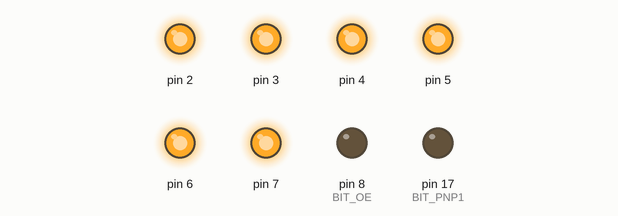
The sketch below on a simulated Arduino Uno, built for the host (arithmetic inside an expression is 32-bit, double 64-bit). Parts: output pins drawn as LEDs (lit = HIGH). Pins used as bus, display or sensor lines are not drawn. At 0.0 s the program stops and its outputs stay as they are.

Above: at 0.1 s.
Timing chart, 0 to 1.5 s (numbered marks = the images above):
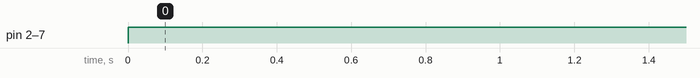

The sketch:

code3.ino
```cpp
//d0,d1 serial
//d2~d7 6 io 74hc595
#define DDR_595_6 DDRD
#define PORT_595_6 PORTD

//b0 b1 b2 clk + st + oe 74hc595
#define DDR_CLK DDRB
#define PORT_CLK PORTB
#define BIT_CLK _BV(1)

#define DDR_OE DDRB
#define PORT_OE PORTB
#define BIT_OE _BV(0)

#define DDR_PNP1 DDRC
#define PORT_PNP1 PORTC
#define BIT_PNP1 _BV(3)

#define DDR_PNP2 DDRB
#define PORT_PNP2 PORTB
#define BIT_PNP2 _BV(2)

PROGMEM prog_uint8_t data[] = {


//11111111,11111111,11111111,11111111,11111111,11111111
0xFF,0xFF,0xFF,0xFF,0xFF,0xFF,
//11111111,11111111,11111111,11111111,11111111,11111111
0xFF,0xFF,0xFF,0xFF,0xFF,0xFF,
//11111111,11111111,11111111,11111111,11111111,11111111
0xFF,0xFF,0xFF,0xFF,0xFF,0xFF,
//11111111,11111111,11111111,11111111,11111111,11111111
0xFF,0xFF,0xFF,0xFF,0xFF,0xFF,
//11111111,11111111,11111111,11111111,11111111,11111111
0xFF,0xFF,0xFF,0xFF,0xFF,0xFF,
//11111111,11111111,11111111,11111111,11111111,11111111
0xFF,0xFF,0xFF,0xFF,0xFF,0xFF,
//11111111,11111111,11111111,11111111,11111111,11111111
0xFF,0xFF,0xFF,0xFF,0xFF,0xFF,
//11111111,11111111,11111111,11111111,11111111,11111111
0xFF,0xFF,0xFF,0xFF,0xFF,0xFF,
//11111111,11111111,11111111,11111111,11111111,11111111
0xFF,0xFF,0xFF,0xFF,0xFF,0xFF,
//11111111,11111111,11111111,11111111,11111111,11111111
0xFF,0xFF,0xFF,0xFF,0xFF,0xFF,
//11111111,11111111,11111111,11111111,11111111,11111111
0xFF,0xFF,0xFF,0xFF,0xFF,0xFF,
//11111111,11111111,11111111,11111111,11111111,11111111
0xFF,0xFF,0xFF,0xFF,0xFF,0xFF,
//11111111,11111111,11111111,11111111,11111111,11111111
0xFF,0xFF,0xFF,0xFF,0xFF,0xFF,
//11111111,11111111,11111111,11111111,11111111,11111111
0xFF,0xFF,0xFF,0xFF,0xFF,0xFF,
//11111111,11111111,11111111,11111111,11111111,11111111
0xFF,0xFF,0xFF,0xFF,0xFF,0xFF,
//11111111,11111111,11111111,11111111,11111111,11111111
0xFF,0xFF,0xFF,0xFF,0xFF,0xFF,
//11111111,11111111,11111111,11111111,11111111,11111111
0xFF,0xFF,0xFF,0xFF,0xFF,0xFF,
//11111111,11111111,11111111,11111111,11111111,11111111
0xFF,0xFF,0xFF,0xFF,0xFF,0xFF,
//11111111,11111111,11111111,11111111,11111111,11111111
0xFF,0xFF,0xFF,0xFF,0xFF,0xFF,
//11111111,11111111,11111111,11111111,11111111,11111111
0xFF,0xFF,0xFF,0xFF,0xFF,0xFF,
//11111111,11111111,11111111,11111111,11111111,11111111
0xFF,0xFF,0xFF,0xFF,0xFF,0xFF,
//11111111,11111111,11111111,11111111,11111111,11111111
0xFF,0xFF,0xFF,0xFF,0xFF,0xFF,
//11111111,11111111,11111111,11111111,11111111,11111111
0xFF,0xFF,0xFF,0xFF,0xFF,0xFF,
//11111111,11111111,11111111,11111111,11111111,11111111
0xFF,0xFF,0xFF,0xFF,0xFF,0xFF,
//11111111,11111111,11111111,11111111,11111111,11111111
0xFF,0xFF,0xFF,0xFF,0xFF,0xFF,
//11111111,11111111,11111111,11111111,11111111,11111111
0xFF,0xFF,0xFF,0xFF,0xFF,0xFF,
//11111111,11111111,11111111,11111111,11111111,11111111
0xFF,0xFF,0xFF,0xFF,0xFF,0xFF,
//11111111,11111111,11111111,11111111,11111111,11111111
0xFF,0xFF,0xFF,0xFF,0xFF,0xFF,
//11111111,11111111,11111111,11111111,11111111,11111111
0xFF,0xFF,0xFF,0xFF,0xFF,0xFF,
//11111111,11111111,11111111,11111111,11111111,11111111
0xFF,0xFF,0xFF,0xFF,0xFF,0xFF,
//11111111,11111111,11111111,11111111,11111111,11111111
0xFF,0xFF,0xFF,0xFF,0xFF,0xFF,
//11111111,11111111,11111111,11111111,11111111,11111111
0xFF,0xFF,0xFF,0xFF,0xFF,0xFF,
//11111111,11111111,11111111,11111111,11111111,11111111
0xFF,0xFF,0xFF,0xFF,0xFF,0xFF,
//11111111,11111111,11111111,11111111,11111111,11111111
0xFF,0xFF,0xFF,0xFF,0xFF,0xFF,
//11111111,11111111,11111111,11111111,11111111,11111111
0xFF,0xFF,0xFF,0xFF,0xFF,0xFF,
//11111111,11111111,11111111,11111111,11111111,11111111
0xFF,0xFF,0xFF,0xFF,0xFF,0xFF,
//11111111,11111111,11111111,11111111,11111111,11111111
0xFF,0xFF,0xFF,0xFF,0xFF,0xFF,
//11111111,11111111,11111111,11111111,11111111,11111111
0xFF,0xFF,0xFF,0xFF,0xFF,0xFF,
//11111111,11111111,11111111,11111111,11111111,11111111
0xFF,0xFF,0xFF,0xFF,0xFF,0xFF,
//11111111,11111111,11111111,11111111,11111111,11111111
0xFF,0xFF,0xFF,0xFF,0xFF,0xFF,
//11111111,11111111,11111111,11111111,11111111,11111111
0xFF,0xFF,0xFF,0xFF,0xFF,0xFF,
//11111111,11111111,11111111,11111111,11111111,11111111
0xFF,0xFF,0xFF,0xFF,0xFF,0xFF,
//11111111,11111111,11111111,11111111,11111111,11111111
0xFF,0xFF,0xFF,0xFF,0xFF,0xFF,
//11111111,11111111,11111111,11111111,11111111,11111111
0xFF,0xFF,0xFF,0xFF,0xFF,0xFF,
//11111111,11111111,11111111,11111111,11111111,11111111
0xFF,0xFF,0xFF,0xFF,0xFF,0xFF,
//11111111,11111111,11111111,11111111,11111111,11111111
0xFF,0xFF,0xFF,0xFF,0xFF,0xFF,
//11111111,11111111,11111111,11111111,11111111,11111111
0xFF,0xFF,0xFF,0xFF,0xFF,0xFF,
//11111111,11111111,11111111,11111111,11111111,11111111
0xFF,0xFF,0xFF,0xFF,0xFF,0xFF,


/*
B00000001,B00000000,B00000000,B00000000,B00000000,B00000000,//00
B00000010,B00000000,B00000000,B00000000,B00000000,B00000000,//01
B00000100,B00000000,B00000000,B00000000,B00000000,B00000000,//02
B00001000,B00000000,B00000000,B00000000,B00000000,B00000000,//03
B00010000,B00000000,B00000000,B00000000,B00000000,B00000000,//04
B00100000,B00000000,B00000000,B00000000,B00000000,B00000000,//05
B01000000,B00000000,B00000000,B00000000,B00000000,B00000000,//06
B10000000,B00000000,B00000000,B00000000,B00000000,B00000000,//07
B00000000,B00000001,B00000000,B00000000,B00000000,B00000000,//08
B00000000,B00000010,B00000000,B00000000,B00000000,B00000000,//09
B00000000,B00000100,B00000000,B00000000,B00000000,B00000000,//10
B00000000,B00001000,B00000000,B00000000,B00000000,B00000000,//11
B00000000,B00010000,B00000000,B00000000,B00000000,B00000000,//12
B00000000,B00100000,B00000000,B00000000,B00000000,B00000000,//13
B00000000,B01000000,B00000000,B00000000,B00000000,B00000000,//14
B00000000,B10000000,B00000000,B00000000,B00000000,B00000000,//15
B00000000,B00000000,B00000001,B00000000,B00000000,B00000000,//16
B00000000,B00000000,B00000010,B00000000,B00000000,B00000000,//17
B00000000,B00000000,B00000100,B00000000,B00000000,B00000000,//18
B00000000,B00000000,B00001000,B00000000,B00000000,B00000000,//19
B00000000,B00000000,B00010000,B00000000,B00000000,B00000000,//20
B00000000,B00000000,B00100000,B00000000,B00000000,B00000000,//21
B00000000,B00000000,B01000000,B00000000,B00000000,B00000000,//22
B00000000,B00000000,B10000000,B00000000,B00000000,B00000000,//23
B00000000,B00000000,B00000000,B00000001,B00000000,B00000000,//24
B00000000,B00000000,B00000000,B00000010,B00000000,B00000000,//25
B00000000,B00010000,B00000000,B00000100,B00000000,B00000000,//26
B00000000,B00010000,B00000000,B00001000,B00000000,B00000000,//27
B00000000,B00010000,B00000000,B00010000,B00000000,B00000000,//28
B00000000,B00010000,B00000000,B00100000,B00000000,B00000000,//29
B00000000,B11111111,B00000000,B01000000,B00000000,B00000000,//30
B00000000,B00010000,B00000000,B10000000,B00000000,B00000000,//31
B00000000,B00010000,B00000000,B00000000,B00000001,B00000000,//32
B00000000,B00010000,B00000000,B00000000,B00000010,B00000000,//33
B00000000,B00010000,B00000000,B00000000,B00000100,B00000000,//34
B00000000,B00000000,B00000000,B00000000,B00001000,B00000000,//35
B00000000,B00000000,B00000000,B00000000,B00010000,B00000000,//36
B00000000,B00000000,B00000000,B00000000,B00100000,B00000000,//37
B00000000,B00000000,B00000000,B00000000,B01000000,B00000000,//38
B00000000,B00000000,B00000000,B00000000,B10000000,B00000000,//39
B00000000,B00000000,B00000000,B00000000,B00000000,B00000001,//40
B00000000,B00000000,B00000000,B00000000,B00000000,B00000010,//41
B00000000,B00000000,B00000000,B00000000,B00000000,B00000100,//42
B00000000,B00000000,B00000000,B00000000,B00000000,B00001000,//43
B00000000,B00000000,B00000000,B00000000,B00000000,B00010000,//44
B00000000,B00000000,B00000000,B00000000,B00000000,B00100000,//45
B00000000,B00000000,B00000000,B00000000,B00000000,B01000000,//46
B00000000,B00000000,B00000000,B00000000,B00000000,B10000000,//47
*/
};

uint8_t buff[384];

void setup() {
    //pgm_read_byte_near(data0);
	TCCR1A = 0;
	TCCR1B = 1;
	TCCR1C = 0;
	TIMSK1 = 0;
	DDR_595_6 = B11111100;
	DDR_CLK |= BIT_CLK;
	DDR_OE |= BIT_OE;
	DDR_PNP1 |= BIT_PNP1;

	for(uint16_t i=0;i<48;i++)
	{
		for(uint8_t t = 0;t<6;t++)
		{
			buff[i*8+t] = pgm_read_byte_near(data+i*6+t);
		}
		Conv(buff+i*8);
	}
}


void loop() {
    while(true)
    {

	for(uint16_t i=0;i<48;i++)
	{
	TCNT1 = 0;
        SendLine(buff+i*8);
	while(TCNT1<9000);
	PORT_PNP1 |= BIT_PNP1;//PNP on H
	PORT_OE &= ~BIT_OE;//OE on L
	while(TCNT1<10000);
	PORT_PNP1 &= ~BIT_PNP1;//PNP disable L
	PORT_OE |= BIT_OE;//OE disable H
	}
    }
}

// 24*12 12bit width /8word
//buff : 8*12*8 = 768 byte
/*uint8_t buff[768];
void start()
{
	TCCR1A = 0;
	TCCR1B = 5;
	TCCR1C = 0;
	TIMSK1 = 0;
  while(true)//1s
  {
    TCNT1 = 0;
    //proc();
    Time t;
    GetTime(&t);

    //drawImg();

    //Conv();
    for(uint16_t i=0;i<768;i+=8)
    {
      Conv(buff+i);
    }


    while(TCNT1<15625)
    {
      //draw();
    }
  }
}
*/

void SendLine(uint8_t* data)
{
	PORT_CLK &= ~BIT_CLK;
        uint8_t* idx = data + 8;
	for(uint8_t i=0;i<8;i++)
	{
                idx--;
		PORT_595_6 = *idx;//setData bit0.1 is usart use bit2~7
		PORT_CLK |= BIT_CLK; //shift clock up
		PORT_CLK &= ~BIT_CLK; //shift clock down
	}
	PORT_CLK |= BIT_CLK; //shift clock up
	PORT_CLK &= ~BIT_CLK; //shift clock down
}

void Conv(uint8_t* data) // 6->8
{
  //                               7                       6                       5                       4                       3                       2  1  0
  uint8_t b0 = ((data[5]&_BV(7))   ) | ((data[4]&_BV(0))<<6) | ((data[3]&_BV(7))>>2) | ((data[2]&_BV(0))<<4) | ((data[1]&_BV(7))>>4) | ((data[0]&_BV(0))<<2) |0 |0;
  uint8_t b1 = ((data[5]&_BV(5))<<2) | ((data[4]&_BV(2))<<4) | ((data[3]&_BV(5))   ) | ((data[2]&_BV(2))<<2) | ((data[1]&_BV(5))>>2) | ((data[0]&_BV(2))   ) |0 |0;
  uint8_t b2 = ((data[5]&_BV(3))<<4) | ((data[4]&_BV(4))<<2) | ((data[3]&_BV(3))<<2) | ((data[2]&_BV(4))   ) | ((data[1]&_BV(3))   ) | ((data[0]&_BV(4))>>2) |0 |0;
  uint8_t b3 = ((data[5]&_BV(1))<<6) | ((data[4]&_BV(6))   ) | ((data[3]&_BV(1))<<4) | ((data[2]&_BV(6))>>2) | ((data[1]&_BV(1))<<2) | ((data[0]&_BV(6))>>4) |0 |0;
  uint8_t b4 = ((data[4]&_BV(7))   ) | ((data[5]&_BV(0))<<6) | ((data[2]&_BV(7))>>2) | ((data[3]&_BV(0))<<4) | ((data[0]&_BV(7))>>4) | ((data[1]&_BV(0))<<2) |0 |0;
  uint8_t b5 = ((data[4]&_BV(5))<<2) | ((data[5]&_BV(2))<<4) | ((data[2]&_BV(5))   ) | ((data[3]&_BV(2))<<2) | ((data[0]&_BV(5))>>2) | ((data[1]&_BV(2))   ) |0 |0;
  uint8_t b6 = ((data[4]&_BV(3))<<4) | ((data[5]&_BV(4))<<2) | ((data[2]&_BV(3))<<2) | ((data[3]&_BV(4))   ) | ((data[0]&_BV(3))   ) | ((data[1]&_BV(4))>>2) |0 |0;
  uint8_t b7 = ((data[4]&_BV(1))<<6) | ((data[5]&_BV(6))   ) | ((data[2]&_BV(1))<<4) | ((data[3]&_BV(6))>>2) | ((data[0]&_BV(1))<<2) | ((data[1]&_BV(6))>>4) |0 |0;
  data[0] = b0;
  data[1] = b1;
  data[2] = b2;
  data[3] = b3;
  data[4] = b4;
  data[5] = b5;
  data[6] = b6;
  data[7] = b7;

}
```

Measured:
- by itself, pin 2–7: LOW → HIGH at 0.00 s
